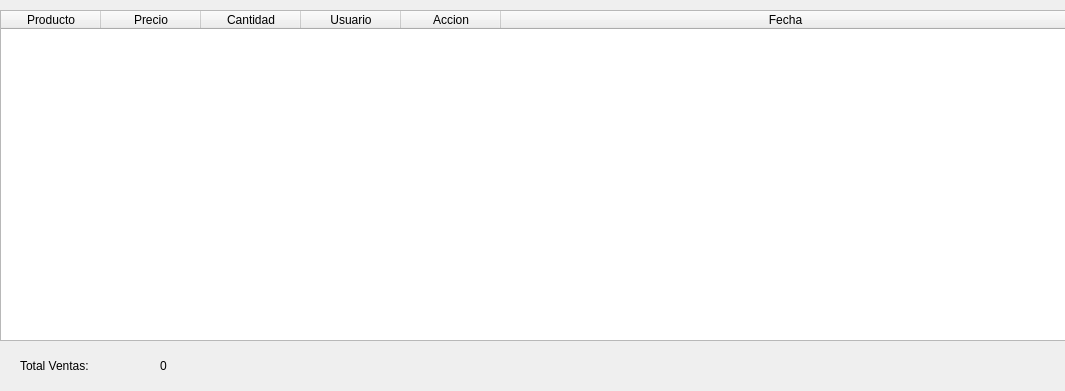
<?xml version="1.0" encoding="UTF-8"?>
<ui version="4.0">
 <author>1is7ac3 Isaac Quiroz</author>
 <class>history</class>
 <widget class="QMainWindow" name="history">
  <property name="geometry">
   <rect>
    <x>0</x>
    <y>0</y>
    <width>1065</width>
    <height>391</height>
   </rect>
  </property>
  <property name="windowTitle">
   <string>Historial de ventas</string>
  </property>
  <widget class="QWidget" name="centralwidget">
   <widget class="QTreeWidget" name="truu">
    <property name="geometry">
     <rect>
      <x>0</x>
      <y>10</y>
      <width>1071</width>
      <height>331</height>
     </rect>
    </property>
    <column>
     <property name="text">
      <string>Producto</string>
     </property>
     <property name="textAlignment">
      <set>AlignCenter</set>
     </property>
    </column>
    <column>
     <property name="text">
      <string>Precio</string>
     </property>
     <property name="textAlignment">
      <set>AlignCenter</set>
     </property>
    </column>
    <column>
     <property name="text">
      <string>Cantidad</string>
     </property>
     <property name="textAlignment">
      <set>AlignCenter</set>
     </property>
    </column>
    <column>
     <property name="text">
      <string>Usuario</string>
     </property>
     <property name="textAlignment">
      <set>AlignCenter</set>
     </property>
    </column>
    <column>
     <property name="text">
      <string>Accion</string>
     </property>
     <property name="textAlignment">
      <set>AlignCenter</set>
     </property>
    </column>
    <column>
     <property name="text">
      <string>Fecha</string>
     </property>
     <property name="textAlignment">
      <set>AlignCenter</set>
     </property>
    </column>
   </widget>
   <widget class="QLabel" name="label">
    <property name="geometry">
     <rect>
      <x>20</x>
      <y>350</y>
      <width>131</width>
      <height>31</height>
     </rect>
    </property>
    <property name="text">
     <string>Total Ventas:</string>
    </property>
   </widget>
   <widget class="QLabel" name="l_th">
    <property name="geometry">
     <rect>
      <x>160</x>
      <y>350</y>
      <width>101</width>
      <height>31</height>
     </rect>
    </property>
    <property name="text">
     <string>0</string>
    </property>
   </widget>
  </widget>
 </widget>
 <resources/>
 <connections/>
</ui>
